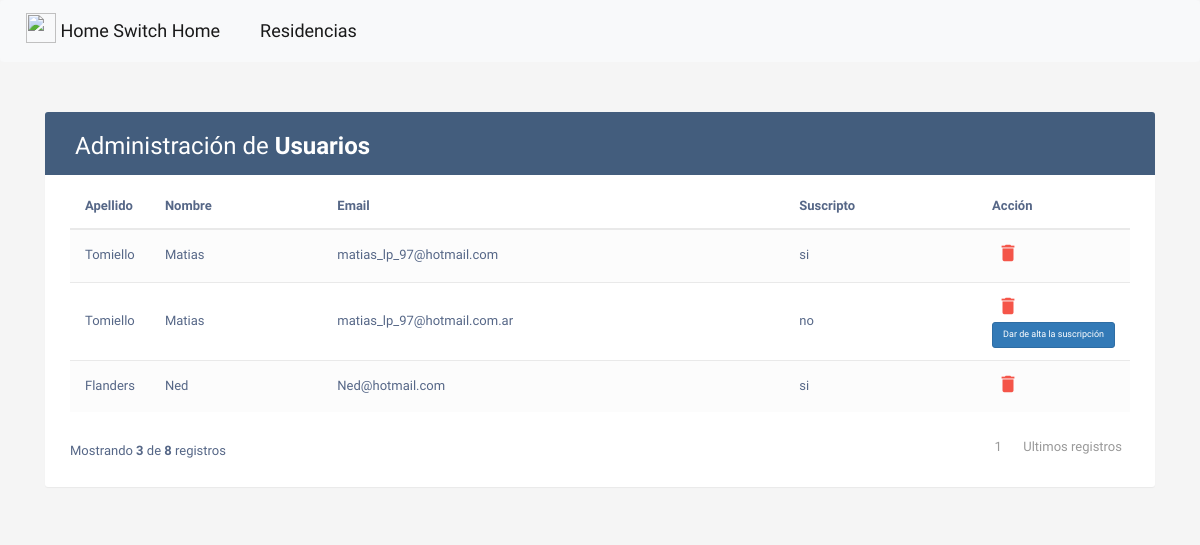
/crudUsuarios.php?pagina=2, run on the app's committed database.
### tables this page shows
CREATE TABLE `usuario` (
  `id` int(11) NOT NULL,
  `email` varchar(45) NOT NULL,
  `apellido` varchar(45) NOT NULL,
  `nombre` varchar(45) NOT NULL,
  `contrasenia` varchar(45) NOT NULL,
  `suscripto` enum('si','no') NOT NULL,
  `tarjeta_credito` bigint(16) NOT NULL,
  `numero_seguridad` int(3) NOT NULL,
  `actualizar` enum('si','no') NOT NULL
);

### crudUsuarios.php (the view, shortened to what this page needs)
<!DOCTYPE html>
<html lang="es">
<?php
include("links.php");
$conexion = conectar();
?>
<head>
	<link rel="stylesheet" href="https://maxcdn.bootstrapcdn.com/font-awesome/4.7.0/css/font-awesome.min.css">
	<link rel="stylesheet" href="https://maxcdn.bootstrapcdn.com/bootstrap/3.3.7/css/bootstrap.min.css">
	<link rel="stylesheet" href="css/style_crudResidencia.css">
</head>
<?php
$por_pagina = 5;
if (isset($_GET['pagina'])) {
	$pagina = $_GET['pagina'];
} else {
	$pagina = 1;
}
$empieza = ($pagina - 1) * $por_pagina;
$query = "SELECT * FROM usuario ORDER BY email LIMIT $empieza, $por_pagina";
$resultado = mysqli_query($conexion, $query);
?>
<body>
	<nav class="navbar navbar-expand-lg navbar-light bg-light">
	  <a class="navbar-brand" href="crudUsuarios.php">
	    <img style="margin-top: -8px;" src="Logos/Logos/HSH-Logo.svg" width="30" height="30" class="mb-3 d-inline-block align-top" alt="">
	    Home Switch Home
	  </a>
	  <a class="navbar-brand" href="crudResidencia.php">Residencias</a>
	</nav>
	<div class="container">
		<div class="table-wrapper">
			<div class="table-title">
				<div class="row">
					<div class="col-sm-6">
						<h2>Administración de <b>Usuarios</b></h2>
					</div>
				</div>
			</div>
			<table class="table table-striped table-hover">
				<thead>
					<tr>
						<th>Apellido</th>
						<th>Nombre</th>
						<th>Email</th>
						<th>Suscripto</th>
						<th>Acción</th>
					</tr>
				</thead>
				<tbody>
					<?php
					$j = 0;
					while ($fila = mysqli_fetch_assoc($resultado)) {
						$id = $fila['id'];
						$j++;
						?>
						<tr>
							<td><?php echo utf8_encode(utf8_decode($fila['apellido'])); ?></td>
							<td><?php echo utf8_encode(utf8_decode($fila['nombre'])); ?></td>
							<td><?php echo utf8_encode(utf8_decode($fila['email'])); ?></td>
							<td><?php echo $fila['suscripto'];?></td>
							<td>
								<a href="deleteUser.php?id=<?php echo $id; ?>" class="delete" data-toggle="modal"><i class="material-icons" data-toggle="tooltip" title="Eliminar">&#xE872;</i></a>
								<?php
								if (($fila['suscripto'] == 'no') and ($fila['actualizar'] == 'si')){?>
									<a href="validarUsuario.php?id=<?php echo $id;?>">
										<button type="button" class="btn btn-primary btn-sm" >Dar de alta la suscripción</button>
									</a>
								<?php } ?>
							</td>
						</tr>
					<?php
					}
					?>
				</tbody>
			</table>
			<?php
			$qry = "SELECT * FROM usuario";
			$result = mysqli_query($conexion, $qry);
			$total_registros = mysqli_num_rows($result);
			?>
			<div class="clearfix">
				<?php
				if (isset($total_registros)) {
					if ($total_registros > 5) {
						$total_paginas = ceil($total_registros / $por_pagina);
						?>
						<div class="hint-text">Mostrando <b><?php echo $j ?></b> de <b><?php echo $total_registros; ?></b> registros</div>
						<nav aria-label="Page navigation example">
							<ul class="pagination">
								<?php
								for ($i = 1; $i < $total_paginas; $i++) {
									echo "<li class='page-item'>
										<a href='crudUsuarios.php?pagina=" . $i . "' class='page-link'>" . $i . "</a>
									  </li>";
								}
								echo "<li class='page-item'><a href='crudUsuarios.php?pagina=$total_paginas' class='page-link'>" . 'Ultimos registros' . "</a></li>";
							}
						}
						?>
					</ul>
				</nav>
			</div>
		</div>
	</div>
</body>
</html>

### css/style.css (style rules this page uses)
body { line-height: 1.7; color: rgba(0, 0, 0, 0.5); font-weight: 400; font-size: 1rem; font-family: "Work Sans", -apple-system, BlinkMacSystemFont, "Segoe UI", Roboto, "Helvetica Neue", Arial, sans-serif, "Apple Color Emoji", "Segoe UI Emoji", "Segoe UI Symbol", "Noto Color Emoji"; }
h1, h2, h3, h4, h5, .h1, .h2, .h3, .h4, .h5 { color: #000; }
a { -webkit-transition: .3s all ease; -o-transition: .3s all ease; transition: .3s all ease; }
.btn { position: relative; top: 0; }
.btn.btn-sm { font-size: 0.9rem; }

### css/style_crudResidencia.css (style rules this page uses)
body { color: #566787; background: #f5f5f5; font-family: 'Varela Round', sans-serif; font-size: 13px; }
.table-wrapper { background: #fff; padding: 20px 25px; margin: 30px 0; border-radius: 3px; box-shadow: 0 1px 1px rgba(0,0,0,.05); }
.table-title { padding-bottom: 15px; background: #435d7d; color: #fff; padding: 16px 30px; margin: -20px -25px 10px; border-radius: 3px 3px 0 0; }
.table-title h2 { margin: 5px 0 0; font-size: 24px; }
table.table tr th, table.table tr td { border-color: #e9e9e9; padding: 12px 15px; vertical-align: middle; }
table.table tr th:first-child { width: 60px; }
table.table tr th:last-child { width: 100px; }
table.table-striped tbody tr:nth-of-type(odd) { background-color: #fcfcfc; }
table.table td:last-child i { opacity: 0.9; font-size: 22px; margin: 0 5px; }
table.table td a { font-weight: bold; color: #566787; display: inline-block; text-decoration: none; outline: none !important; }
table.table td a.delete { color: #F44336; }
table.table td i { font-size: 19px; }
.pagination { float: right; margin: 0 0 5px; }
.pagination li a { border: none; font-size: 13px; min-width: 30px; min-height: 30px; color: #999; margin: 0 2px; line-height: 30px; border-radius: 2px !important; text-align: center; padding: 0 6px; }
.hint-text { float: left; margin-top: 10px; font-size: 13px; }

### data on the page
usuario: apellido "Tomiello", nombre "Matias", email "matias_lp_97@hotmail.com", suscripto "si"
usuario: apellido "Tomiello", nombre "Matias", email "matias_lp_97@hotmail.com.ar", suscripto "no"
usuario: apellido "Flanders", nombre "Ned", email "Ned@hotmail.com", suscripto "si"

### other printed values
$j "3"
$total_registros "8"
